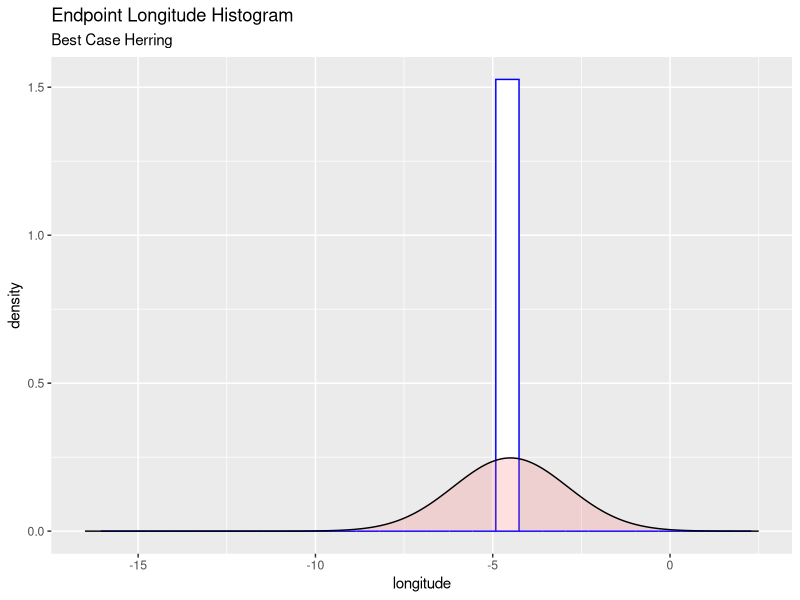
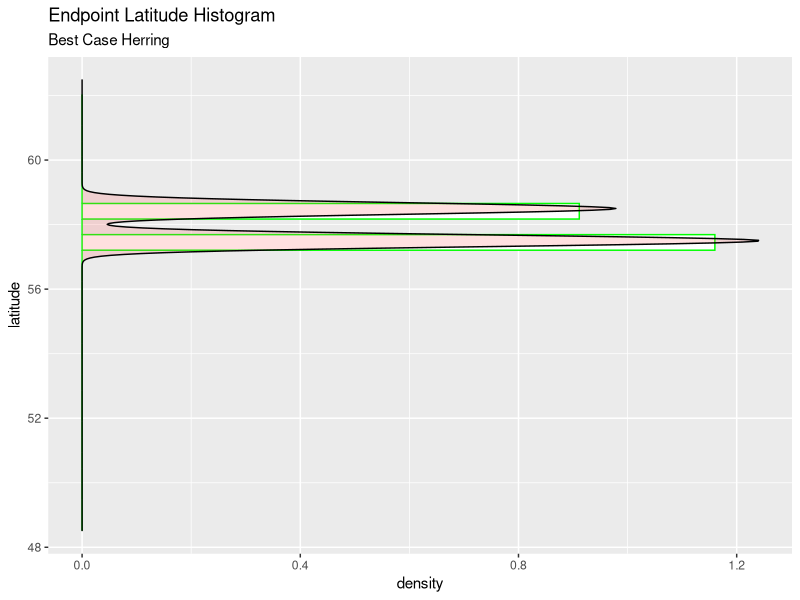
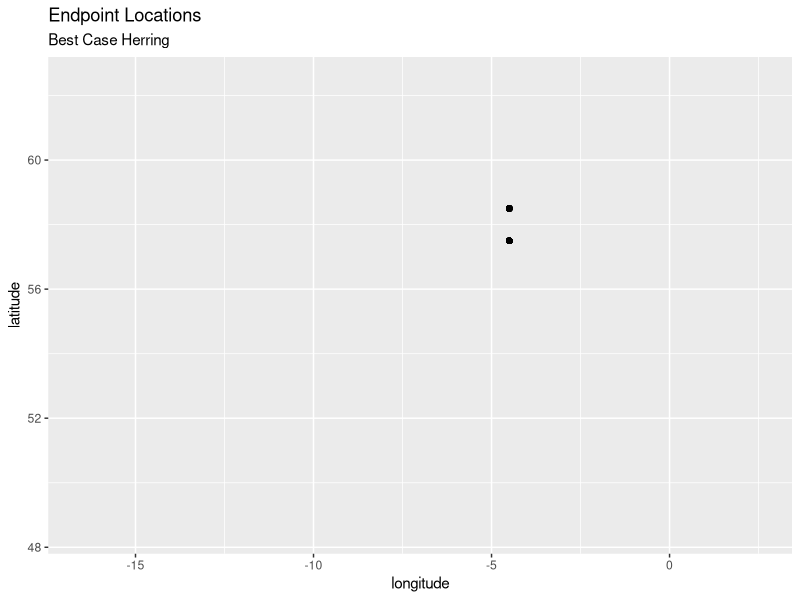
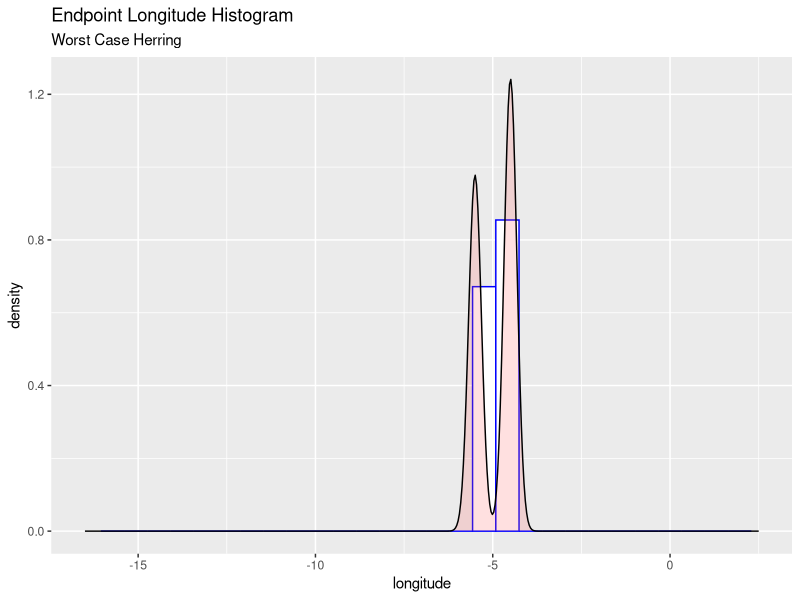
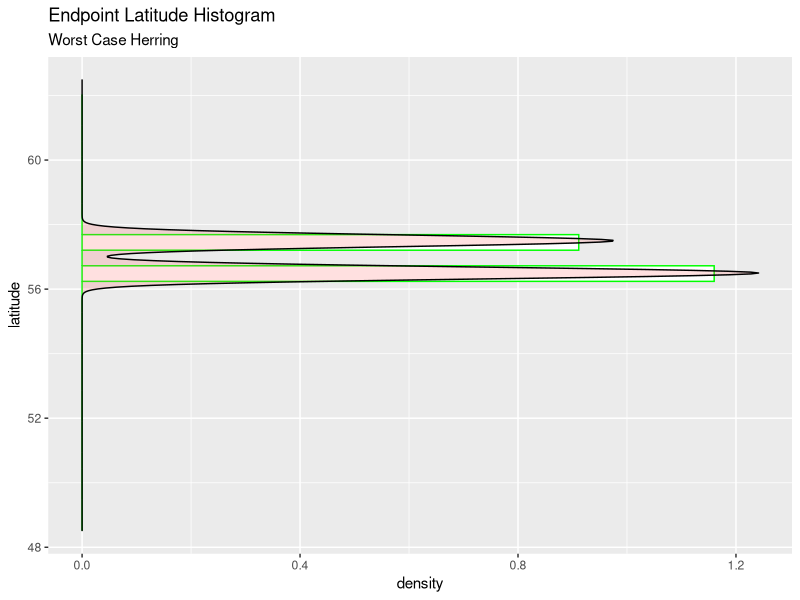
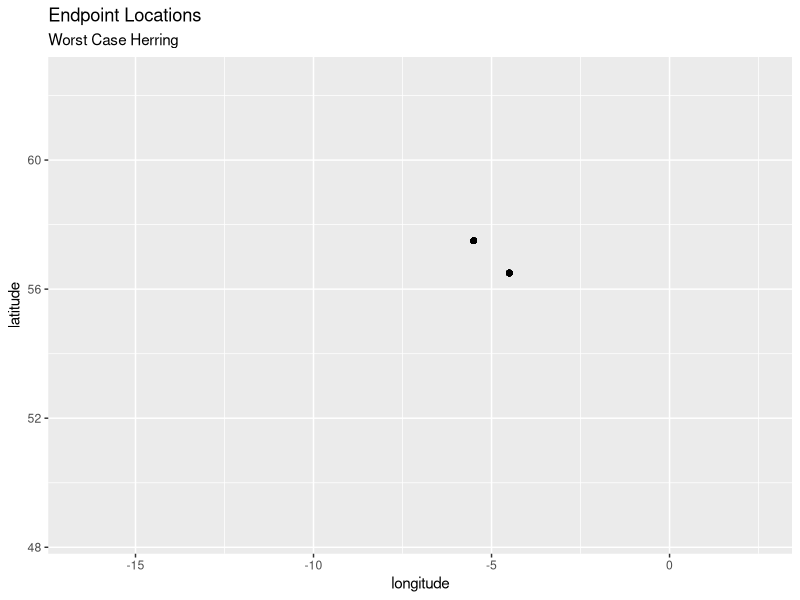
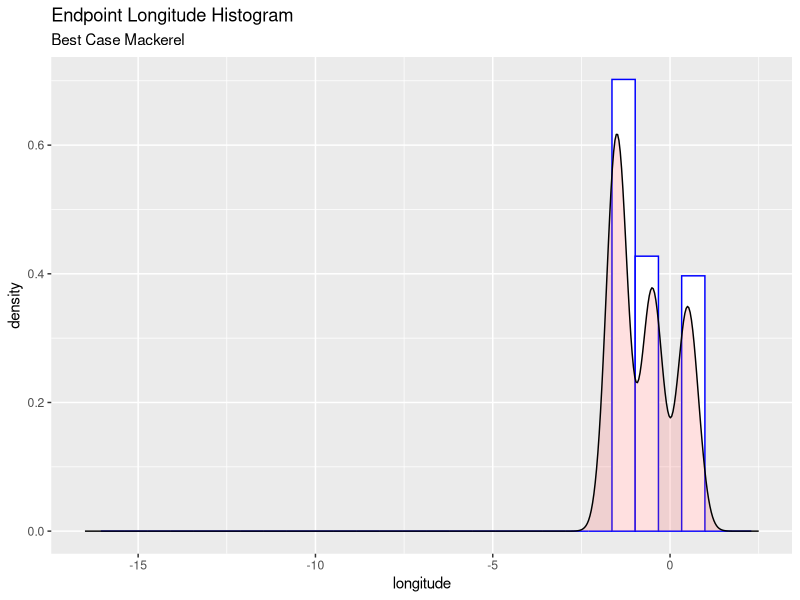
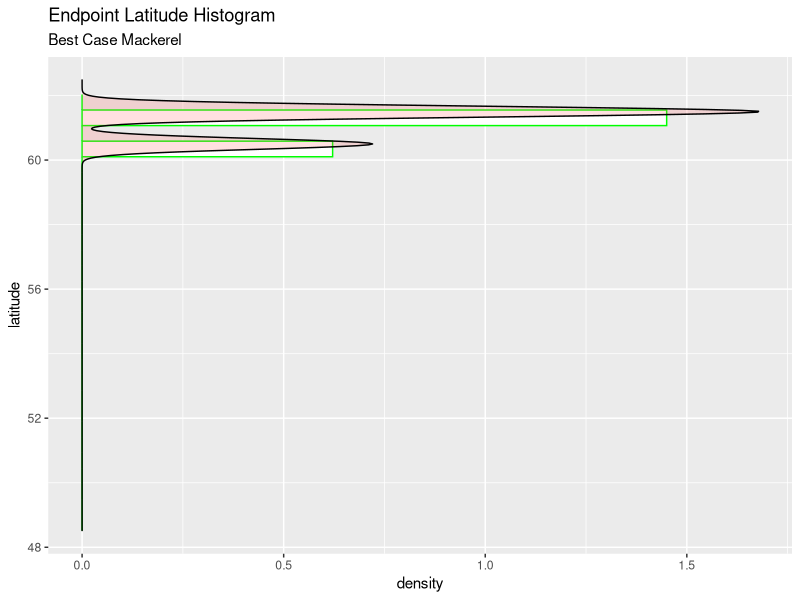

Recreate these plots in R, in order.
#***************************************************************************
# BEST CASE GRAPHICS FOR HERRING
# Dataset: 
#     "bc_herring.csv"      end coordinates of best case herring
#***************************************************************************

library(tidyverse)
library(stringr)
library(ggplot2)

bc_herr <- read_csv("bc_herring.csv", col_names = TRUE)
bc_herr <- bc_herr[,-1]

longitude <- numeric(51)
latitude <- numeric(51)

end_pos <- bc_herr$X50

for(i in seq_len(100)) {
  xy <- str_split(end_pos[i], " ")
  latitude[i] <- as.numeric(xy[[1]][1])
  longitude[i] <- as.numeric(xy[[1]][2])
}

final_pos <- data.frame(cbind(longitude, latitude))

# longitude histogram
ggplot(final_pos, aes(x=longitude)) + 
  geom_histogram(aes(y=..density..), color="blue", fill="white") +
  geom_density(alpha=.2, fill="#FF6666") +
  xlim(c(-16.5, 2.5)) +
  ggtitle("Endpoint Longitude Histogram", "Best Case Herring")
ggsave("bch_long_hist.png")

# latitude histogram
ggplot(final_pos, aes(x=latitude)) + 
  geom_histogram(aes(y=..density..), color="green", fill="white") +
  geom_density(alpha=.2, fill="#FF6666") +
  xlim(c(48.5, 62.5)) +
  coord_flip() +
  ggtitle("Endpoint Latitude Histogram", "Best Case Herring")
ggsave("bch_lat_hist.png")

# scatter of end coordinates
ggplot(final_pos, aes(x = longitude, y = latitude)) +
  geom_point() +
  xlim(c(-16.5, 2.5)) +
  ylim(c(48.5, 62.5)) +
  ggtitle("Endpoint Locations", "Best Case Herring")
ggsave("bch_endpt_scatter.png")

#***************************************************************************
# WORST CASE GRAPHICS FOR HERRING
# Dataset: 
#     "wc_herring.csv"      end coordinates of worst case herring
#***************************************************************************

wc_herr <- read_csv("wc_herring.csv", col_names = TRUE)
wc_herr <- wc_herr[,-1]

longitude <- numeric(51)
latitude <- numeric(51)

end_pos <- wc_herr$X50
for(i in seq_len(100)) {
  xy <- str_split(end_pos[i], " ")
  latitude[i] <- as.numeric(xy[[1]][1])
  longitude[i] <- as.numeric(xy[[1]][2])
}

final_pos <- data.frame(cbind(longitude, latitude))

# longitude histogram
ggplot(final_pos, aes(x=longitude)) + 
  geom_histogram(aes(y=..density..), color="blue", fill="white") +
  geom_density(alpha=.2, fill="#FF6666") +
  xlim(c(-16.5, 2.5)) +
  ggtitle("Endpoint Longitude Histogram", "Worst Case Herring")
ggsave("wch_long_hist.png")

# latitude histogram
ggplot(final_pos, aes(x=latitude)) + 
  geom_histogram(aes(y=..density..), color="green", fill="white") +
  geom_density(alpha=.2, fill="#FF6666") +
  xlim(c(48.5, 62.5)) +
  coord_flip() +
  ggtitle("Endpoint Latitude Histogram", "Worst Case Herring")
ggsave("wch_lat_hist.png")

# scatter of end coordinates
ggplot(final_pos, aes(x = longitude, y = latitude)) +
  geom_point() +
  xlim(c(-16.5, 2.5)) +
  ylim(c(48.5, 62.5)) +
  ggtitle("Endpoint Locations", "Worst Case Herring")
ggsave("wch_endpt_scatter.png")

#***************************************************************************
# BEST CASE GRAPHICS FOR MACKEREL
# Dataset: 
#     "bc_mackerel.csv"      end coordinates of best case mackerel
#***************************************************************************

bc_mack <- read_csv("bc_mackerel.csv", col_names = TRUE)
bc_mack <- bc_mack[,-1]

longitude <- numeric(51)
latitude <- numeric(51)

end_pos <- bc_mack$X50
for(i in seq_len(100)) {
  xy <- str_split(end_pos[i], " ")
  latitude[i] <- as.numeric(xy[[1]][1])
  longitude[i] <- as.numeric(xy[[1]][2])
}

final_pos <- data.frame(cbind(longitude, latitude))

# longitude histogram
ggplot(final_pos, aes(x=longitude)) + 
  geom_histogram(aes(y=..density..), color="blue", fill="white") +
  geom_density(alpha=.2, fill="#FF6666") +
  xlim(c(-16.5, 2.5)) +
  ggtitle("Endpoint Longitude Histogram", "Best Case Mackerel")
ggsave("bcm_long_hist.png")

# latitude histogram
ggplot(final_pos, aes(x=latitude)) + 
  geom_histogram(aes(y=..density..), color="green", fill="white") +
  geom_density(alpha=.2, fill="#FF6666") +
  xlim(c(48.5, 62.5)) +
  coord_flip() +
  ggtitle("Endpoint Latitude Histogram", "Best Case Mackerel")
ggsave("bcm_lat_hist.png")

# scatter of end coordinates
ggplot(final_pos, aes(x = longitude, y = latitude)) +
  geom_point() +
  xlim(c(-16.5, 2.5)) +
  ylim(c(48.5, 62.5)) +
  ggtitle("Endpoint Locations", "Best Case Mackerel")
ggsave("bcm_endpt_scatter.png")

#***************************************************************************
# WORST CASE GRAPHICS FOR MACKEREL
# Dataset: 
#     "wc_mackerel.csv"      end coordinates of worst case mackerel
#***************************************************************************

wc_mack <- read_csv("wc_mackerel.csv", col_names = TRUE)
wc_mack <- wc_mack[,-1]

longitude <- numeric(51)
latitude <- numeric(51)

end_pos <- wc_mack$X50
for(i in seq_len(100)) {
  xy <- str_split(end_pos[i], " ")
  latitude[i] <- as.numeric(xy[[1]][1])
  longitude[i] <- as.numeric(xy[[1]][2])
}

final_pos <- data.frame(cbind(longitude, latitude))

# longitude histogram
ggplot(final_pos, aes(x=longitude)) + 
  geom_histogram(aes(y=..density..), color="blue", fill="white") +
  geom_density(alpha=.2, fill="#FF6666") +
  xlim(c(-16.5, 2.5)) +
  ggtitle("Endpoint Longitude Histogram", "Worst Case Mackerel")
ggsave("wcm_long_hist.png")

# latitude histogram
ggplot(final_pos, aes(x=latitude)) + 
  geom_histogram(aes(y=..density..), color="green", fill="white") +
  geom_density(alpha=.2, fill="#FF6666") +
  xlim(c(48.5, 62.5)) +
  coord_flip() +
  ggtitle("Endpoint Latitude Histogram", "Worst Case Mackerel")
ggsave("wcm_lat_hist.png")

# scatter of end coordinates
ggplot(final_pos, aes(x = longitude, y = latitude)) +
  geom_point() +
  xlim(c(-16.5, 2.5)) +
  ylim(c(48.5, 62.5)) +
  ggtitle("Endpoint Locations", "Worst Case Mackerel")
ggsave("wcm_endpt_scatter.png")
